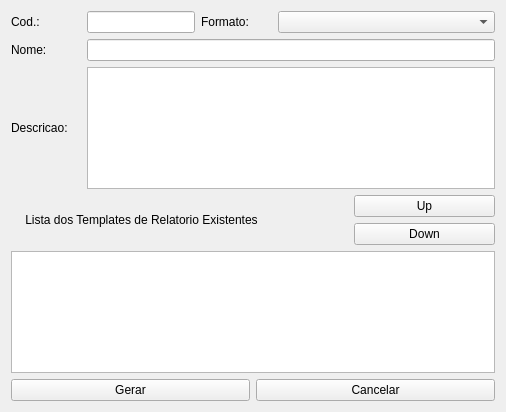
<?xml version="1.0" encoding="UTF-8"?>
<ui version="4.0">
 <class>Form</class>
 <widget class="QWidget" name="Form">
  <property name="geometry">
   <rect>
    <x>0</x>
    <y>0</y>
    <width>506</width>
    <height>412</height>
   </rect>
  </property>
  <property name="windowTitle">
   <string>Processamento de Relatorios</string>
  </property>
  <layout class="QGridLayout" name="gridLayout_2">
   <item row="3" column="0" rowspan="2" colspan="3">
    <widget class="QLabel" name="label_4">
     <property name="text">
      <string>Lista dos Templates de Relatorio Existentes</string>
     </property>
     <property name="alignment">
      <set>Qt::AlignCenter</set>
     </property>
    </widget>
   </item>
   <item row="3" column="4" colspan="2">
    <widget class="QPushButton" name="PBUp">
     <property name="text">
      <string>Up</string>
     </property>
    </widget>
   </item>
   <item row="0" column="1">
    <widget class="QLineEdit" name="LECod">
     <property name="sizePolicy">
      <sizepolicy hsizetype="Preferred" vsizetype="Fixed">
       <horstretch>0</horstretch>
       <verstretch>0</verstretch>
      </sizepolicy>
     </property>
    </widget>
   </item>
   <item row="2" column="0">
    <widget class="QLabel" name="label_3">
     <property name="text">
      <string>Descricao:</string>
     </property>
    </widget>
   </item>
   <item row="5" column="0" colspan="6">
    <widget class="QTableView" name="TVReports"/>
   </item>
   <item row="0" column="2">
    <widget class="QLabel" name="label_5">
     <property name="text">
      <string>Formato:</string>
     </property>
    </widget>
   </item>
   <item row="2" column="1" colspan="5">
    <widget class="QPlainTextEdit" name="PTEDescricao"/>
   </item>
   <item row="6" column="0" colspan="6">
    <layout class="QGridLayout" name="gridLayout">
     <item row="0" column="0">
      <widget class="QPushButton" name="PBGerar">
       <property name="text">
        <string>Gerar</string>
       </property>
      </widget>
     </item>
     <item row="0" column="1">
      <widget class="QPushButton" name="PBCancelar">
       <property name="sizePolicy">
        <sizepolicy hsizetype="Preferred" vsizetype="Fixed">
         <horstretch>0</horstretch>
         <verstretch>0</verstretch>
        </sizepolicy>
       </property>
       <property name="text">
        <string>Cancelar</string>
       </property>
      </widget>
     </item>
    </layout>
   </item>
   <item row="1" column="1" colspan="5">
    <widget class="QLineEdit" name="LENome"/>
   </item>
   <item row="1" column="0">
    <widget class="QLabel" name="label_2">
     <property name="text">
      <string>Nome:</string>
     </property>
    </widget>
   </item>
   <item row="0" column="0">
    <widget class="QLabel" name="label">
     <property name="text">
      <string>Cod.:</string>
     </property>
    </widget>
   </item>
   <item row="4" column="4" colspan="2">
    <widget class="QPushButton" name="PBDown">
     <property name="text">
      <string>Down</string>
     </property>
    </widget>
   </item>
   <item row="0" column="3" colspan="3">
    <widget class="QComboBox" name="CBFormato">
     <property name="sizePolicy">
      <sizepolicy hsizetype="Expanding" vsizetype="Fixed">
       <horstretch>0</horstretch>
       <verstretch>0</verstretch>
      </sizepolicy>
     </property>
    </widget>
   </item>
  </layout>
 </widget>
 <resources/>
 <connections/>
</ui>
